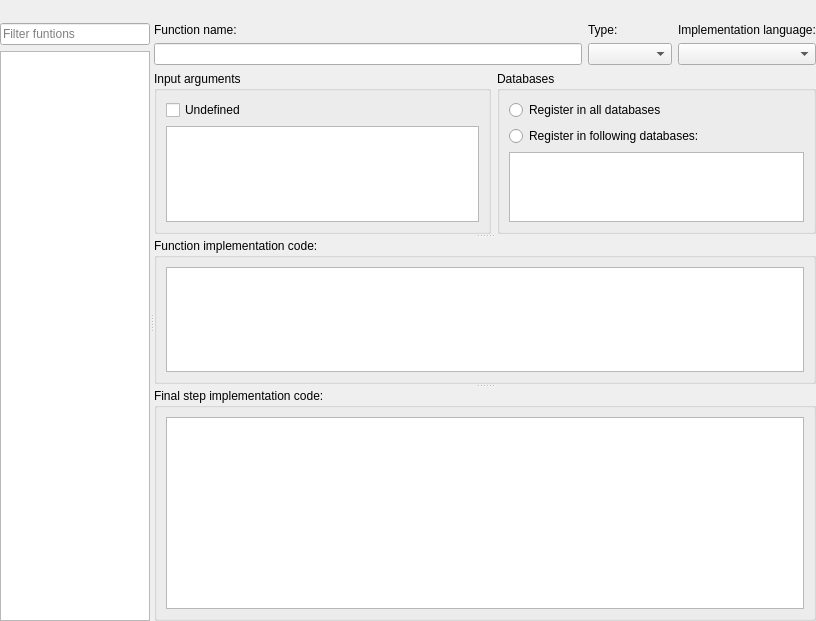
<?xml version="1.0" encoding="UTF-8"?>
<ui version="4.0">
 <class>FunctionsEditor</class>
 <widget class="QWidget" name="FunctionsEditor">
  <property name="geometry">
   <rect>
    <x>0</x>
    <y>0</y>
    <width>816</width>
    <height>621</height>
   </rect>
  </property>
  <property name="windowTitle">
   <string>Form</string>
  </property>
  <layout class="QVBoxLayout" name="verticalLayout">
   <property name="leftMargin">
    <number>0</number>
   </property>
   <property name="topMargin">
    <number>0</number>
   </property>
   <property name="rightMargin">
    <number>0</number>
   </property>
   <property name="bottomMargin">
    <number>0</number>
   </property>
   <item>
    <widget class="QToolBar" name="toolBar"/>
   </item>
   <item>
    <widget class="QWidget" name="mainWidget" native="true">
     <layout class="QVBoxLayout" name="verticalLayout_5">
      <property name="leftMargin">
       <number>0</number>
      </property>
      <property name="topMargin">
       <number>0</number>
      </property>
      <property name="rightMargin">
       <number>0</number>
      </property>
      <property name="bottomMargin">
       <number>0</number>
      </property>
      <item>
       <widget class="QSplitter" name="splitter">
        <property name="orientation">
         <enum>Qt::Horizontal</enum>
        </property>
        <widget class="QWidget" name="leftWidget" native="true">
         <property name="sizePolicy">
          <sizepolicy hsizetype="Preferred" vsizetype="Preferred">
           <horstretch>1</horstretch>
           <verstretch>0</verstretch>
          </sizepolicy>
         </property>
         <layout class="QVBoxLayout" name="verticalLayout_2">
          <property name="leftMargin">
           <number>0</number>
          </property>
          <property name="topMargin">
           <number>0</number>
          </property>
          <property name="rightMargin">
           <number>0</number>
          </property>
          <property name="bottomMargin">
           <number>0</number>
          </property>
          <item>
           <widget class="QLineEdit" name="functionFilterEdit">
            <property name="minimumSize">
             <size>
              <width>150</width>
              <height>0</height>
             </size>
            </property>
            <property name="placeholderText">
             <string>Filter funtions</string>
            </property>
            <property name="clearButtonEnabled">
             <bool>true</bool>
            </property>
           </widget>
          </item>
          <item>
           <widget class="QListView" name="list">
            <property name="editTriggers">
             <set>QAbstractItemView::NoEditTriggers</set>
            </property>
            <property name="alternatingRowColors">
             <bool>true</bool>
            </property>
            <property name="verticalScrollMode">
             <enum>QAbstractItemView::ScrollPerPixel</enum>
            </property>
           </widget>
          </item>
         </layout>
        </widget>
        <widget class="QWidget" name="rightWidget" native="true">
         <property name="sizePolicy">
          <sizepolicy hsizetype="Preferred" vsizetype="Preferred">
           <horstretch>4</horstretch>
           <verstretch>0</verstretch>
          </sizepolicy>
         </property>
         <layout class="QVBoxLayout" name="verticalLayout_4">
          <property name="topMargin">
           <number>0</number>
          </property>
          <property name="rightMargin">
           <number>0</number>
          </property>
          <property name="bottomMargin">
           <number>0</number>
          </property>
          <item>
           <widget class="QSplitter" name="splitter_2">
            <property name="orientation">
             <enum>Qt::Vertical</enum>
            </property>
            <widget class="QWidget" name="topWidget" native="true">
             <property name="sizePolicy">
              <sizepolicy hsizetype="Preferred" vsizetype="Preferred">
               <horstretch>0</horstretch>
               <verstretch>1</verstretch>
              </sizepolicy>
             </property>
             <layout class="QGridLayout" name="gridLayout">
              <property name="leftMargin">
               <number>0</number>
              </property>
              <property name="topMargin">
               <number>0</number>
              </property>
              <property name="rightMargin">
               <number>0</number>
              </property>
              <property name="bottomMargin">
               <number>0</number>
              </property>
              <item row="2" column="3">
               <widget class="QComboBox" name="langCombo"/>
              </item>
              <item row="0" column="0">
               <widget class="QLabel" name="nameLabel">
                <property name="text">
                 <string>Function name:</string>
                </property>
               </widget>
              </item>
              <item row="0" column="3">
               <widget class="QLabel" name="langLabel">
                <property name="text">
                 <string>Implementation language:</string>
                </property>
               </widget>
              </item>
              <item row="4" column="0">
               <widget class="QGroupBox" name="argsGroup">
                <property name="sizePolicy">
                 <sizepolicy hsizetype="Preferred" vsizetype="Preferred">
                  <horstretch>4</horstretch>
                  <verstretch>0</verstretch>
                 </sizepolicy>
                </property>
                <property name="title">
                 <string>Input arguments</string>
                </property>
                <layout class="QGridLayout" name="gridLayout_2">
                 <item row="0" column="0">
                  <widget class="QCheckBox" name="undefArgsCheck">
                   <property name="text">
                    <string>Undefined</string>
                   </property>
                  </widget>
                 </item>
                 <item row="2" column="0" rowspan="5" colspan="3">
                  <widget class="QListWidget" name="argsList">
                   <property name="dragEnabled">
                    <bool>true</bool>
                   </property>
                   <property name="dragDropMode">
                    <enum>QAbstractItemView::InternalMove</enum>
                   </property>
                  </widget>
                 </item>
                 <item row="0" column="2">
                  <widget class="QToolBar" name="argsToolBar"/>
                 </item>
                 <item row="0" column="1">
                  <spacer name="horizontalSpacer">
                   <property name="orientation">
                    <enum>Qt::Horizontal</enum>
                   </property>
                   <property name="sizeHint" stdset="0">
                    <size>
                     <width>40</width>
                     <height>20</height>
                    </size>
                   </property>
                  </spacer>
                 </item>
                </layout>
               </widget>
              </item>
              <item row="0" column="2">
               <widget class="QLabel" name="typeLabel">
                <property name="text">
                 <string>Type:</string>
                </property>
               </widget>
              </item>
              <item row="2" column="2">
               <widget class="QComboBox" name="typeCombo"/>
              </item>
              <item row="4" column="1" colspan="3">
               <widget class="QGroupBox" name="databasesGroup">
                <property name="sizePolicy">
                 <sizepolicy hsizetype="Preferred" vsizetype="Preferred">
                  <horstretch>1</horstretch>
                  <verstretch>0</verstretch>
                 </sizepolicy>
                </property>
                <property name="title">
                 <string>Databases</string>
                </property>
                <layout class="QVBoxLayout" name="verticalLayout_3">
                 <item>
                  <widget class="QRadioButton" name="allDatabasesRadio">
                   <property name="text">
                    <string>Register in all databases</string>
                   </property>
                  </widget>
                 </item>
                 <item>
                  <widget class="QRadioButton" name="selDatabasesRadio">
                   <property name="text">
                    <string>Register in following databases:</string>
                   </property>
                  </widget>
                 </item>
                 <item>
                  <widget class="QTreeView" name="databasesList">
                   <property name="editTriggers">
                    <set>QAbstractItemView::NoEditTriggers</set>
                   </property>
                   <attribute name="headerVisible">
                    <bool>false</bool>
                   </attribute>
                   <attribute name="headerDefaultSectionSize">
                    <number>0</number>
                   </attribute>
                  </widget>
                 </item>
                </layout>
               </widget>
              </item>
              <item row="2" column="0" colspan="2">
               <widget class="QLineEdit" name="nameEdit"/>
              </item>
             </layout>
            </widget>
            <widget class="QGroupBox" name="mainCodeGroup">
             <property name="sizePolicy">
              <sizepolicy hsizetype="Preferred" vsizetype="Preferred">
               <horstretch>0</horstretch>
               <verstretch>2</verstretch>
              </sizepolicy>
             </property>
             <property name="title">
              <string>Function implementation code:</string>
             </property>
             <layout class="QVBoxLayout" name="verticalLayout_6">
              <item>
               <widget class="QPlainTextEdit" name="mainCodeEdit"/>
              </item>
             </layout>
            </widget>
            <widget class="QGroupBox" name="finalCodeGroup">
             <property name="title">
              <string>Final step implementation code:</string>
             </property>
             <layout class="QVBoxLayout" name="verticalLayout_7">
              <item>
               <widget class="QPlainTextEdit" name="finalCodeEdit"/>
              </item>
             </layout>
            </widget>
           </widget>
          </item>
         </layout>
        </widget>
       </widget>
      </item>
     </layout>
    </widget>
   </item>
  </layout>
 </widget>
 <resources/>
 <connections/>
</ui>
